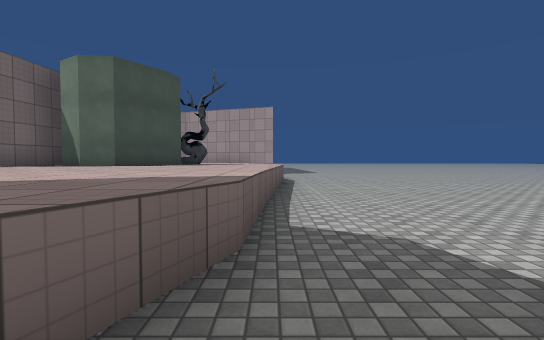
[1] (above)

13 first-person views from a walk through a Unity game level. The camera is 1.3 m above the floor, tilts 2° down and sees 85° across. The floor is counted in squares, 2 m on a side. Each view is taken from the middle of a square. On the plan, view 1 faces up. The plan holds only what a view shows up to about 9 squares ahead; the rest is blank. The place goes on beyond the plan. Some animated figures are left out. Some surface patterns are stand-ins.

[2]
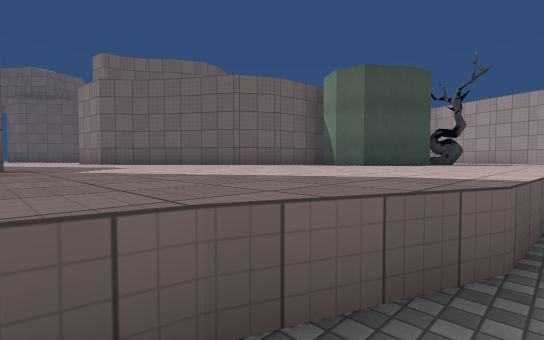

[3]
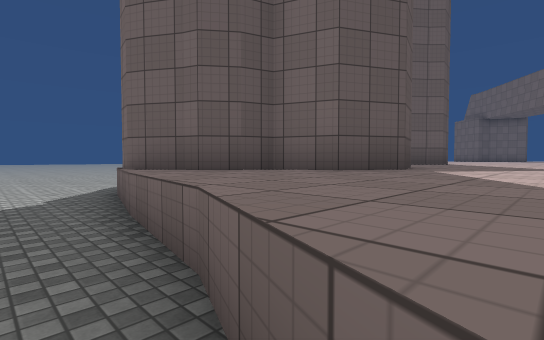

[4]
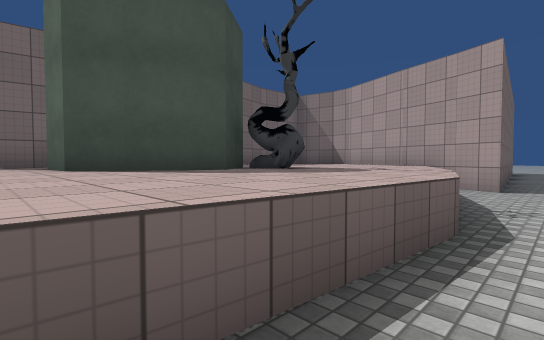

[5]
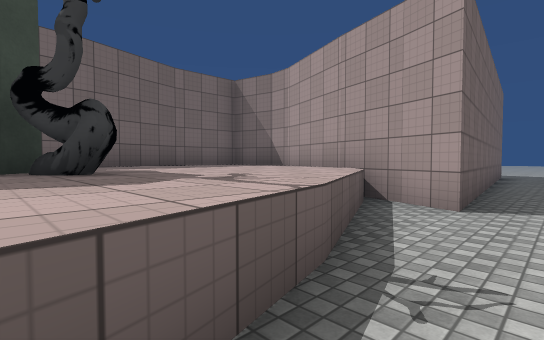

[6]
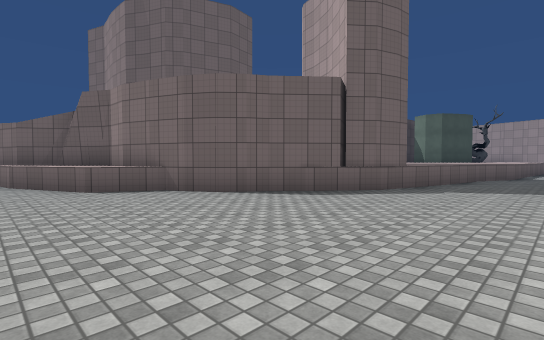

[7]
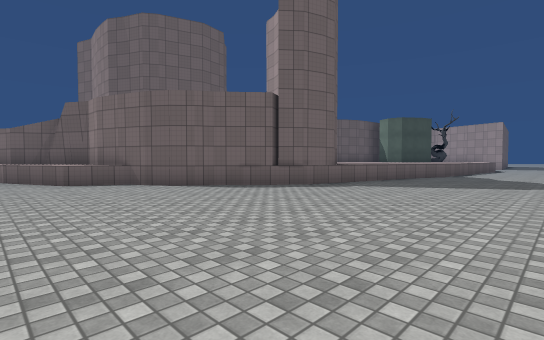

[8]
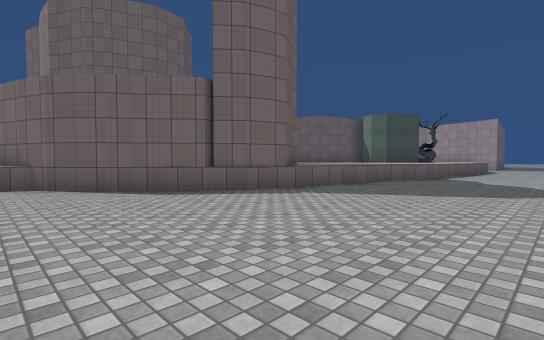

[9]
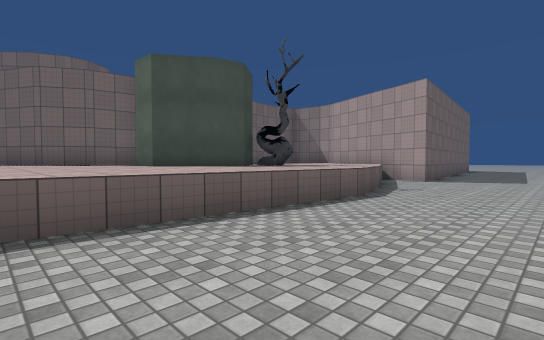

[10]
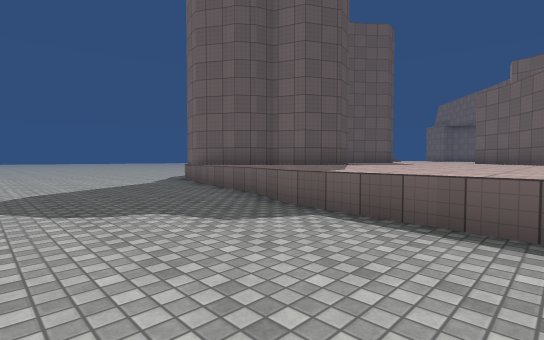

[11]
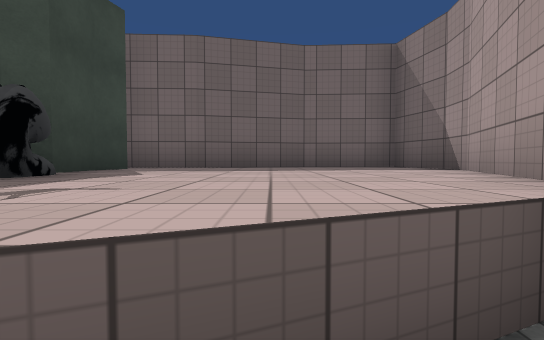

[12]
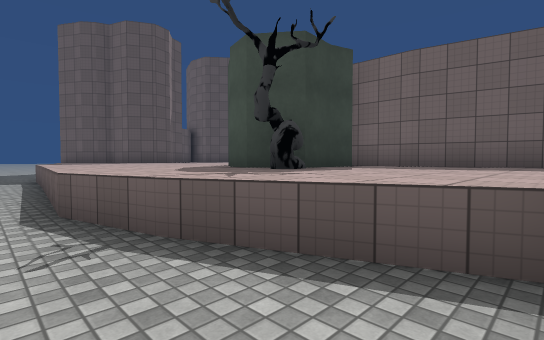

[13]
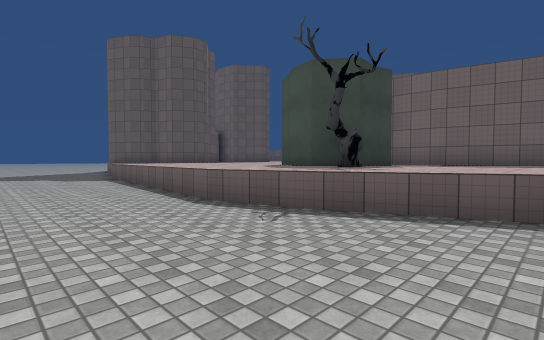

### Floor plan
Key: @ floor where view 1 was taken; # wall or solid block; . floor; ^ raised ledge; T tree.
Columns run from 10 left of view 1 to 3 right of it. Each row starts with its distance up from view 1.
 20          #.
 19          #.
 18          #..
 17          #..
 16          ##..
 15     ^^^^  #..
 14     ^^^^###..
 13     ^^^^^^....
 12     ^^^^^^....
 11     ^^^^^^....
 10     ^^^TT^^...
  9     ^ ^^^^^...
  8     ^  #^^^...
  7     ^^^^^^^...
  6     ^^^^^^^...
  5   ^^^^^^^^^...
  4  ^^^^^^^^^^...
  3 ^^^^^^^^^^^...
  2  ^^^^^^^^^....
  1 ^^^^^^^^^^....
  0  ^^^^##^^^@...
 -1 ^^^   #^^^....
 -2        ##.....
 -3        ##.....
 -4        ^#.....
 -5        #......
 -6       #.......
 -7     ^#........
 -8  ^^^^.........
 -9 #^^^..........
-10   ............

Positions as (right, up) in squares from view 1, and headings:
1: (0, 0), facing up
2: (0, 0), facing up-left
3: (0, 2), facing down-left
4: (1, 6), facing up-left
5: (1, 9), facing up-left
6: (1, -10), facing up-left
7: (3, -10), facing up-left
8: (3, -8), facing up-left
9: (3, 4), facing up-left
10: (3, 5), facing down-left
11: (0, 12), facing left
12: (1, 13), facing down-left
13: (3, 13), facing down-left
